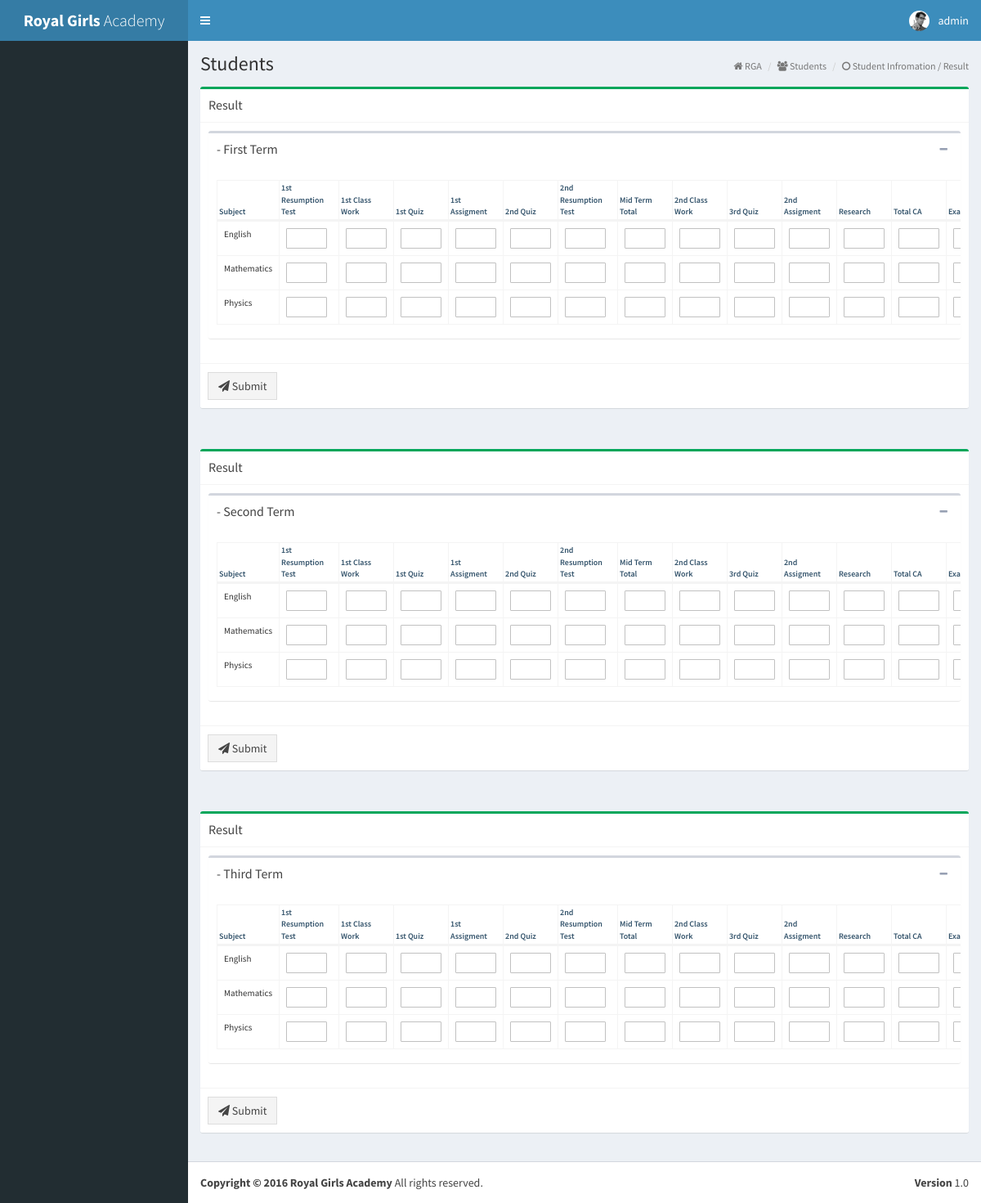
Screenshot of /parent/mark-result.php (signed in) with the database file from the repository.
### tables this page shows
CREATE TABLE `terms` (
  `id` int(11) NOT NULL,
  `name` varchar(255) NOT NULL
);

CREATE TABLE `subjects` (
  `subject_id` int(11) NOT NULL,
  `subject_name` varchar(255) NOT NULL,
  `class_id` int(11) NOT NULL,
  `teacher_id` int(11) NOT NULL
);

### inc/querydb.php (called while the page is built, shortened)
<?php
	function querydb($query_build) {
    		$query = mysqli_query($GLOBALS['connect'], $query_build);
    		$query_build = strtolower($query_build);
    		$n = 0;
    		$result = [];
	    	while ($a = mysqli_fetch_array($query, MYSQLI_ASSOC)) {
	            $result[$n] = $a;
	            $n++;
	        }
			return $result;
	}
?>

### inc/mark-result-content.php (the view, shortened to what this page needs)
<?php
require_once "querydb.php";
  $terms = querydb("SELECT * FROM terms");
  $student_id = $_REQUEST["student"];
  $student = querydb("SELECT * FROM students WHERE student_id = '$student_id'");
  $student_name = $student[0]["firstname"]." ".$student[0]["middle_name"]." ".$student[0]["lastname"];
  foreach ($terms as $index => $term) {
    $term_name = $term["name"];
    $term_id = $term["id"];
      $subjects = querydb("SELECT * FROM subjects");
?>
<section class="content">
<div class="box box-success">
            <div class="box-header with-border">
              <h6 class="box-title">Result</h6>
            </div>
            <div class="box-body" style="display: block;">
                  <div class="box box-scrollable slimScrollDiv">
            <div class="box-header">
              <h3 class="box-title"><?php print_r($student_name); ?> - <?php print_r($term_name); ?></h3>
              <div class="box-tools pull-right">
                <button type="button" class="btn btn-box-tool" data-widget="collapse"><i class="fa fa-minus"></i>
                </button>
              </div>
            </div>
            <div class="box-body">
              <table id="first_term" class="table table-bordered table-hover term_result">
                <thead>
                <tr>
                  <th>Subject</th>
                  <th>1st Resumption Test</th>
                  <th>1st Class Work</th>
                  <th>1st Quiz</th>
                  <th>1st Assigment</th>
                  <th>2nd Quiz</th>
                  <th>2nd Resumption Test</th>
                  <th>Mid Term Total</th>
                  <th>2nd Class Work</th>
                  <th>3rd Quiz</th>
                  <th>2nd Assigment</th>
                  <th>Research</th>
                  <th>Total CA</th>
                  <th>Exam</th>
                </tr>
                </thead>
                <tbody>
                <?php
                  foreach ($subjects as $index => $subject) {
                    $subject_name = $subject["subject_name"];
                    $subject_id = $subject["subject_id"];
                    $results = querydb("SELECT * FROM results WHERE subject_id = '$subject_id' AND term_id = '$term_id' AND student_id = '$student_id'");
                    if (isset($results[0])) {
                    $first_resmp_test = $results[0]["1st_Resumption_Test"];
                    $first_class_work = $results[0]["1st_Class_Work"];
                    $first_quiz = $results[0]["1st_Quiz"];
                    $first_assignment = $results[0]["1st_Assignment"];
                    $second_quiz = $results[0]["2nd_Quiz"];
                    $second_resmp_test = $results[0]["2nd_Resumption_Test"];
                    $mid_term_total = $results[0]["Mid_Term_Total"];
                    $second_class_work = $results[0]["2nd_Class_Work"];
                    $third_quiz = $results[0]["3rd_Quiz"];
                    $second_assignment = $results[0]["2nd_Assignment"];
                    $research = $results[0]["Research"];
                    $total_ca = $results[0]["Total_CA"];
                    $exam = $results[0]["Exam"];
                    $term_total = $results[0]["Term_Total"];
                    $position = $results[0]["Position"];
                    $class_avg = $results[0]["Class_Avg"];
                    $tutor_remarks = $results[0]["Tutor_Remarks"];
                    } else {
                      $first_resmp_test = "";
                      $first_class_work ="";
                      $first_quiz = "";
                      $first_assignment = "";
                      $second_quiz = "";
                      $second_resmp_test = "";
                      $mid_term_total = "";
                      $second_class_work = "";
                      $third_quiz = "";
                      $second_assignment = "";
                      $research = "";
                      $total_ca = "";
                      $exam = "";
                      $term_total = "";
                      $position = "";
                      $class_avg = "";
                      $tutor_remarks = "";
                    }
                ?>
                <tr>
                  <td><?php  echo $subject_name; ?></td>
                  <td><input data-cell= "1st_Resumption_Test.<?php echo $subject_id?>" data-term = "<?php echo $term_id; ?>" class="input-group input-sm" type="number" min="0" max="5" pattern="\d*" maxlength="1" value="<?php print_r($first_resmp_test); ?>"></td>
                  <td><input data-cell= "1st_Class_Work.<?php echo $subject_id?>" data-term = "<?php echo $term_id; ?>" class="input-group input-sm" type="number" min="0" value="<?php print_r($first_class_work); ?>"></td>
                  <td><input data-cell= "1st_Quiz.<?php echo $subject_id?>" data-term = "<?php echo $term_id; ?>" class="input-group input-sm" type="number" min="0" value="<?php print_r($first_quiz); ?>"></td>
                  <td><input data-cell= "1st_Assignment.<?php echo $subject_id?>" data-term = "<?php echo $term_id; ?>" class="input-group input-sm" type="number" min="0" value="<?php print_r($first_assignment); ?>"></td>
                  <td><input data-cell= "2nd_Quiz.<?php echo $subject_id?>" data-term = "<?php echo $term_id; ?>" class="input-group input-sm" type="number" min="0" value="<?php print_r($second_quiz); ?>"></td>
                  <td><input data-cell= "2nd_Resumption_Test.<?php echo $subject_id?>" data-term = "<?php echo $term_id; ?>" class="input-group input-sm" type="number" min="0" value="<?php print_r($second_resmp_test); ?>"></td>
                  <td><input data-cell= "Mid_Term_Total.<?php echo $subject_id?>" data-term = "<?php echo $term_id; ?>" class="input-group input-sm" type="number" min="0" value="<?php print_r($mid_term_total); ?>"></td>
                  <td><input data-cell= "2nd_Class_Work.<?php echo $subject_id?>" data-term = "<?php echo $term_id; ?>" class="input-group input-sm" type="number" min="0" value="<?php print_r($second_class_work); ?>"></td>
                  <td><input data-cell= "3rd_Quiz.<?php echo $subject_id?>" data-term = "<?php echo $term_id; ?>" class="input-group input-sm" type="number" min="0" value="<?php print_r($third_quiz); ?>"></td>
                  <td><input data-cell= "2nd_Assignment.<?php echo $subject_id?>" data-term = "<?php echo $term_id; ?>" class="input-group input-sm" type="number" min="0" value="<?php print_r($second_assignment); ?>"></td>
                  <td><input data-cell= "Research.<?php echo $subject_id?>" data-term = "<?php echo $term_id; ?>" class="input-group input-sm" type="number" min="0" value="<?php print_r($research); ?>"></td>
                  <td><input data-cell= "Total_CA.<?php echo $subject_id?>" data-term = "<?php echo $term_id; ?>" class="input-group input-sm" type="number" min="0" value="<?php print_r($total_ca); ?>"></td>
                  <td><input data-cell= "Exam.<?php echo $subject_id?>" data-term = "<?php echo $term_id; ?>" class="input-group input-sm" type="number" min="0" value="<?php print_r($exam); ?>"></td>
                  <td><input data-cell= "Term_Total.<?php echo $subject_id?>" data-term = "<?php echo $term_id; ?>" class="input-group input-sm" type="number" min="0" value="<?php print_r($term_total); ?>"></td>
                  <td><input data-cell= "Position.<?php echo $subject_id?>" data-term = "<?php echo $term_id; ?>" class="input-group input-sm" type="number" min="0" value="<?php print_r($position); ?>"></td>
                  <td><input data-cell= "Class_Avg.<?php echo $subject_id?>" data-term = "<?php echo $term_id; ?>" class="input-group input-sm" type="number" min="0" value="<?php print_r($class_avg); ?>"></td>
                  <td><input data-cell= "Tutor_Remarks.<?php echo $subject_id?>" data-term = "<?php echo $term_id; ?>" class="input-group input-sm" type="text" value="<?php print_r($tutor_remarks); ?>"></td>
                </tr>
                <?php  }
?>
                </tbody>
              </table>
            </div>
          </div>
            </div>
            <div class="box-footer">
                <div class="input-group">
                      <span class="input-group-btn">
                        <button type="submit" class="btn btn-default submit" data-tid = "#first_term"><i class="fa fa-paper-plane"></i> Submit</button>
                      </span>
                </div>
               </div>
          </div>
          </section>
<?php }?>

### rows the page displays
terms: value "First Term"
subjects: subject_name "English"
subjects: subject_name "Mathematics"
subjects: subject_name "Physics"
terms: value "Second Term"
terms: value "Third Term"

### other values shown
$_SESSION['name'] "admin"
$pagename "Students"
$subpagename "Student Infromation / Result"
